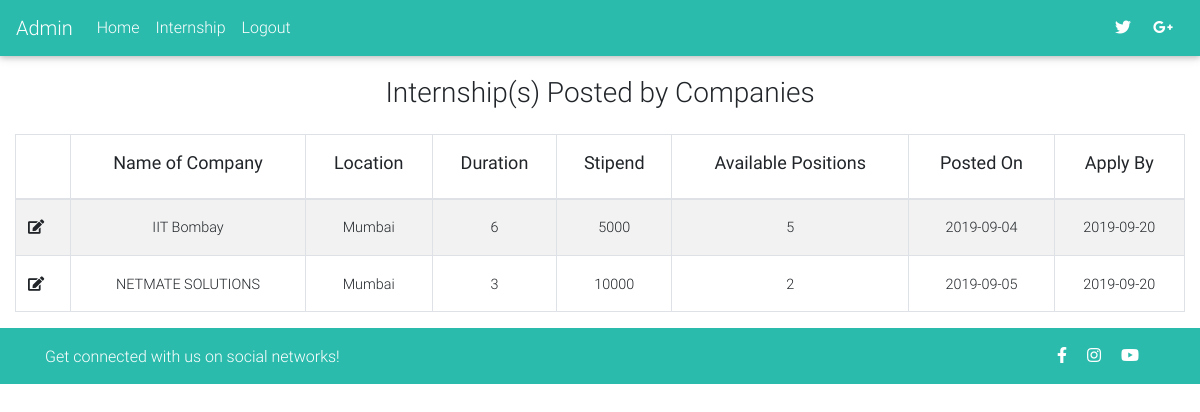
Screenshot of /admin/internship.php (signed in) with the database file from the repository.
### tables this page shows
CREATE TABLE `internships` (
  `id` int(11) NOT NULL,
  `emp_id` int(11) NOT NULL,
  `category` text NOT NULL,
  `postedOn` text NOT NULL,
  `applyBy` text NOT NULL,
  `nameOfCompany` text NOT NULL,
  `aboutCompany` text NOT NULL,
  `aboutInternship` text NOT NULL,
  `location` text NOT NULL,
  `perks` text NOT NULL,
  `duration` int(100) NOT NULL,
  `stipend` int(100) NOT NULL,
  `positions` int(11) NOT NULL,
  `whoCanApply` text NOT NULL,
  `featured` tinyint(4) NOT NULL DEFAULT '0',
  `deleted` tinyint(4) NOT NULL DEFAULT '0'
);

### admin/internship.php (the view, shortened to what this page needs)
<?php
  include('includes/header.php');
?>
<?php
  if(!isset($_SESSION['email'])){
      echo "<script>window.open('login.php','_self')</script>";
    }else{
?>
  <main>
    <h3 class="text-center p-3">Internship(s) Posted by Companies</h3>
    <?php
      if(isset($_GET['add']) || isset($_GET['edit'])){
        $parentQuery = $db->query("SELECT * FROM internships");
        $category = ((isset($_POST['category']) && $_POST['category'] != '')?sanitize($_POST['category']):'');
        $postedOn = ((isset($_POST['postedOn']) && $_POST['postedOn'] != '')?sanitize($_POST['postedOn']):'');
        $applyBy = ((isset($_POST['applyBy']) && $_POST['applyBy'] != '')?sanitize($_POST['applyBy']):'');
        $nameOfCompany = ((isset($_POST['nameOfCompany']) && $_POST['nameOfCompany'] != '')?sanitize($_POST['nameOfCompany']):'');
        $aboutCompany = ((isset($_POST['aboutCompany']) && $_POST['aboutCompany'] != '')?sanitize($_POST['aboutCompany']):'');
        $aboutInternship = ((isset($_POST['aboutInternship']) && $_POST['aboutInternship'] != '')?sanitize($_POST['aboutInternship']):'');
        $location = ((isset($_POST['location']) && $_POST['location'] != '')?sanitize($_POST['location']):'');
        $perks = ((isset($_POST['perks']) && $_POST['perks'] != '')?sanitize($_POST['perks']):'');
        $duration = ((isset($_POST['duration']) && $_POST['duration'] != '')?sanitize($_POST['duration']):'');
        $stipend = ((isset($_POST['stipend']) && $_POST['stipend'] != '')?sanitize($_POST['stipend']):'');
        $positions = ((isset($_POST['positions']) && $_POST['positions'] != '')?sanitize($_POST['positions']):'');
        $whoCanApply = ((isset($_POST['whoCanApply']) && $_POST['whoCanApply'] != '')?sanitize($_POST['whoCanApply']):'');
        if(isset($_GET['edit'])){
          $edit_id = (int)$_GET['edit'];
          $internshipResults = $db->query("SELECT * FROM internships WHERE id = '$edit_id'");
          $internship = mysqli_fetch_assoc($internshipResults);
          $category = ((isset($_POST['category']) && $_POST['category'] != '')?sanitize($_POST['category']):$internship['category']);
          $postedOn = ((isset($_POST['postedOn']) && $_POST['postedOn'] != '')?sanitize($_POST['postedOn']):$internship['postedOn']);
          $applyBy = ((isset($_POST['applyBy']) && $_POST['applyBy'] != '')?sanitize($_POST['applyBy']):$internship['applyBy']);
          $nameOfCompany = ((isset($_POST['nameOfCompany']) && $_POST['nameOfCompany'] != '')?sanitize($_POST['nameOfCompany']):$internship['nameOfCompany']);
          $aboutCompany = ((isset($_POST['aboutCompany']) && $_POST['aboutCompany'] != '')?sanitize($_POST['aboutCompany']):$internship['aboutCompany']);
          $aboutInternship = ((isset($_POST['aboutInternship']) && $_POST['aboutInternship'] != '')?sanitize($_POST['aboutInternship']):$internship['aboutInternship']);
          $location = ((isset($_POST['location']) && $_POST['location'] != '')?sanitize($_POST['location']):$internship['location']);
          $perks = ((isset($_POST['perks']) && $_POST['perks'] != '')?sanitize($_POST['perks']):$internship['perks']);
          $duration = ((isset($_POST['duration']) && $_POST['duration'] != '')?sanitize($_POST['duration']):$internship['duration']);
          $stipend = ((isset($_POST['stipend']) && $_POST['stipend'] != '')?sanitize($_POST['stipend']):$internship['stipend']);
          $positions = ((isset($_POST['positions']) && $_POST['positions'] != '')?sanitize($_POST['positions']):$internship['positions']);
          $whoCanApply = ((isset($_POST['whoCanApply']) && $_POST['whoCanApply'] != '')?sanitize($_POST['whoCanApply']):$internship['whoCanApply']);
        }
        if($_POST){
          $insertSql = "INSERT INTO internships (`category`,`postedOn`,`applyBy`,`nameOfCompany`,`aboutCompany`,`aboutInternship`,`location`,`perks`,`duration`,`stipend`,`positions`,`whoCanApply`) VALUES ('$category','$postedOn','$applyBy','$nameOfCompany','$aboutCompany','$aboutInternship','$location','$perks','$duration','$stipend','$positions','$whoCanApply')";
            if(isset($_GET['edit'])){
              $insertSql = "UPDATE internships SET category = '$category', postedOn = '$postedOn', applyBy = '$applyBy', nameOfCompany = '$nameOfCompany', aboutCompany = '$aboutCompany', aboutInternship = '$aboutInternship', location = '$location', perks = '$perks', duration = '$duration', stipend = '$stipend', positions = '$positions', whoCanApply = '$whoCanApply' WHERE id = '$edit_id'";
            }
          $db->query($insertSql);
        }
    ?>
      <?php }
          else{
      ?>
      <div class="container-fluid table-responsive">
        <table class="table table-striped table-bordered" style="display: table;">
          <thead>
            <th></th>
            <th class="text-center"><h5 class="h5-responsive"><b>Name of Company</b></h5></th>
            <th class="text-center"><h5 class="h5-responsive"><b>Location</b></h5></th>
            <th class="text-center"><h5 class="h5-responsive"><b>Duration</b></h5></th>
            <th class="text-center"><h5 class="h5-responsive"><b>Stipend</b></h5></th>
            <th class="text-center"><h5 class="h5-responsive"><b>Available Positions</b></h5></th>
            <th class="text-center"><h5 class="h5-responsive"><b>Posted On</b></h5></th>
            <th class="text-center"><h5 class="h5-responsive"><b>Apply By</b></h5></th>
          </thead>
          <tbody>
            <?php
              $sql = "SELECT * FROM internships WHERE deleted = 0";
              $internships = $db->query($sql);
            ?>
            <?php while($internship = mysqli_fetch_assoc($internships)):?>
              <tr>
                <td>
                  <a href="details.php?internship=<?=$internship['id'];?>"><i class="fas fa-edit"></i></a>
                </td>
                <td class="text-center"><?=$internship['nameOfCompany'];?></td>
                <td class="text-center"><?=$internship['location'];?></td>
                <td class="text-center"><?=$internship['duration'];?></td>
                <td class="text-center"><?=$internship['stipend'];?></td>
                <td class="text-center"><?=$internship['positions'];?></td>
                <td class="text-center"><?=$internship['postedOn'];?></td>
                <td class="text-center"><?=$internship['applyBy'];?></td>
              </tr>
            <?php endwhile;?>
          </tbody>
        </table>
      </div>
    <?php } ?>
  </main>
<?php include 'includes/footer.php'; } ?>

### rows the page displays
internships: nameOfCompany "IIT Bombay", location "Mumbai", duration "6", stipend "5000", positions "5", postedOn "2019-09-04", applyBy "2019-09-20"
internships: nameOfCompany "NETMATE SOLUTIONS", location "Mumbai", duration "3", stipend "10000", positions "2", postedOn "2019-09-05", applyBy "2019-09-20"
